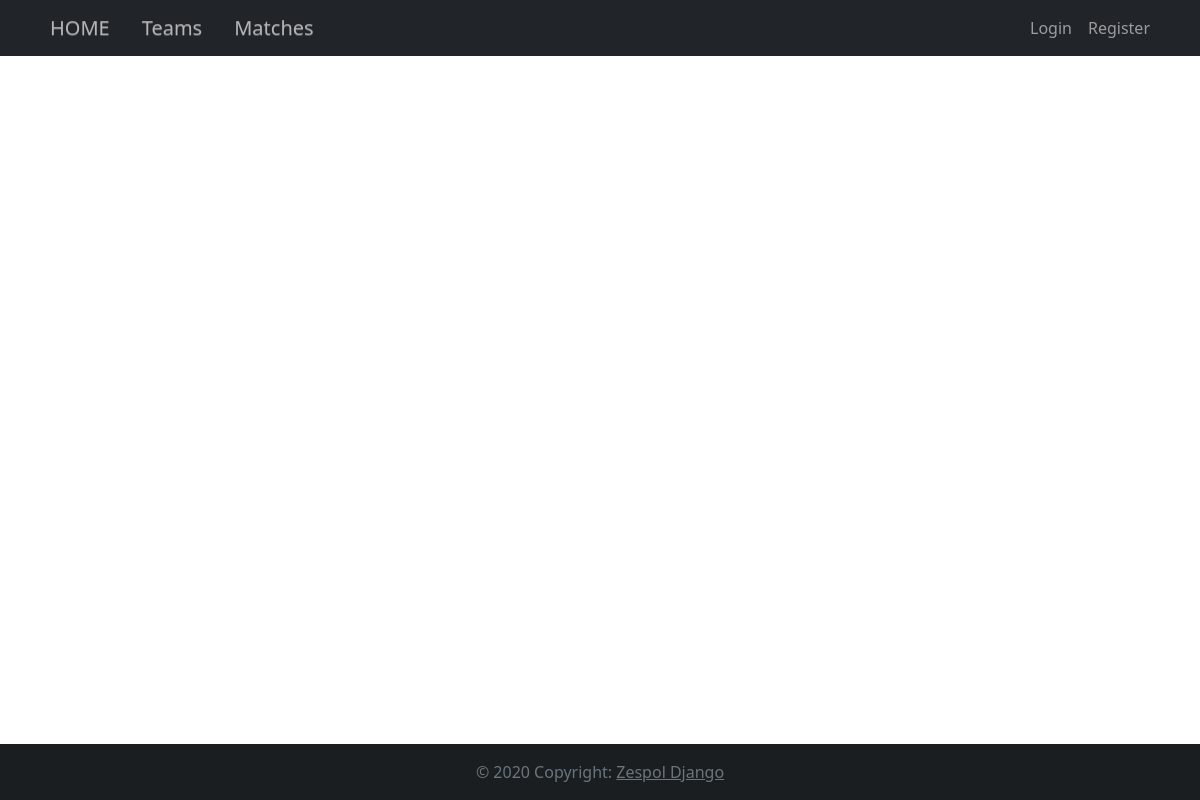
Page /match/ on the earlier database version.
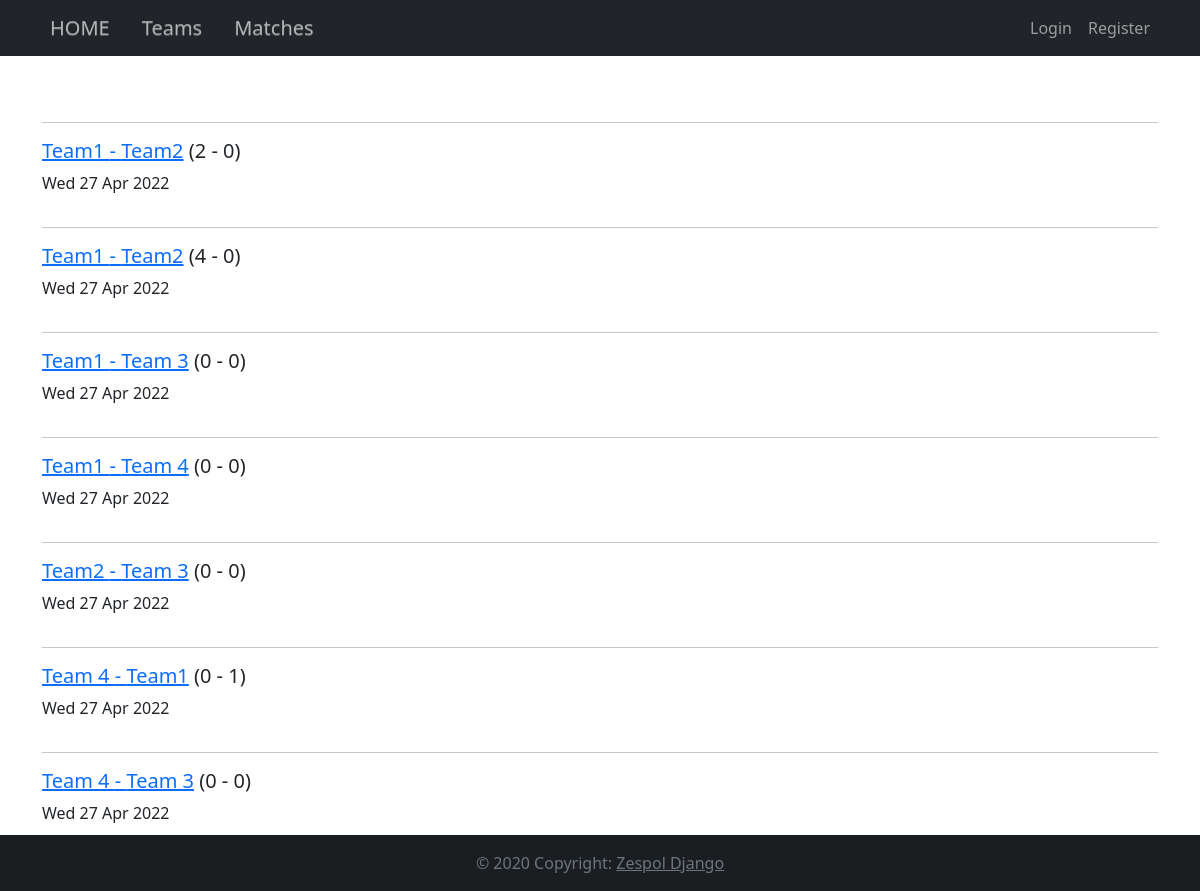
Same page on the later database version.
### football_league/models.py (models this page shows, shortened)
class Match(models.Model):
    host = models.ForeignKey(Team, on_delete=models.CASCADE, related_name="host")
    guest = models.ForeignKey(Team, on_delete=models.CASCADE, related_name="guest")
    round = models.ForeignKey(Round, on_delete=models.CASCADE)
    did_host_win = models.BooleanField(default=True)

class Team(models.Model):
    name = models.CharField(max_length=100, validators=[RegexValidator('^[a-zA-Z]+$', message="Only Letters")])
    league = models.ForeignKey(League, on_delete=models.CASCADE)
    def __str__(self):
        return self.name

class Round(models.Model):
    date = models.DateTimeField()
    league = models.ForeignKey(League, on_delete=models.CASCADE)

### football_league/views.py (the view)
# urls.py: path('match/', views.MatchIndexView.as_view(), name='match_index'),
class MatchIndexView(generic.ListView):
    template_name = 'football_league/Match/match_list.html'
    context_object_name = 'data'
    def get_queryset(self):
        match_list = Match.objects.all()
        match_results = []
        for match in match_list:
            result = getMatchResult(match)
            match_results.append("{} - {}".format(str(result['host']), str(result['guest'])))
        queryset = {'match_list': match_list,
                    'match_results': match_results}
        return queryset

### football_league/templatetags/index.py (called while the page is built)
@register.filter
def index(indexable, i):
    return indexable[i]

### football_league/views.py (called while the page is built)
def getMatchResult(match):
    stats = Statistic.objects.filter(Q(match=match))
    goals_host = 0
    goals_guest = 0
    for s in stats:
        if match.host == s.player.team:
            goals_host += s.goals
        else:
            goals_guest += s.goals
    return {'host': goals_host, 'guest': goals_guest}

### football_league/templates/football_league/Match/match_list.html (shortened to what this page needs)
{% extends 'football_league/base.html' %}
{% block content %}
{% load index %}
    {% for match in data.match_list %}
        <div class="match">
            <hr>
            <h5><a href="{% url 'football_league:match_detail' match.id %}">{{ match.host }} - {{ match.guest }}</a> ({{ data.match_results|index:forloop.counter0 }})</h5>
            <p>{{ match.round.date|date:"D d M Y"|linebreaksbr }}</p>
        </div>
    {% endfor %}
{% endblock %}

### football_league/templates/football_league/base.html (shortened to what this page needs)
<!DOCTYPE html>
<html lang="en">
{% load static %}
    <head>
        <link href="https://cdn.jsdelivr.net/npm/bootstrap@5.0.0-beta2/dist/css/bootstrap.min.css" rel="stylesheet"
>
        <link rel="stylesheet" href="//maxcdn.bootstrapcdn.com/bootstrap/3.2.0/css/bootstrap-theme.min.css">
        <link rel="stylesheet" type="text/css" href="{% static 'football_league/style.css' %}">
    </head>
    <nav class="navbar navbar-expand-lg navbar-dark bg-dark">
        <div class="container">
            <div class="navbar-nav nav">
                <a class="navbar-brand nav-link" href="{% url 'football_league:home' %}">HOME</a>
                <a class="navbar-brand nav-link" href="{% url 'football_league:team_index' %}">Teams</a>
                <a class="navbar-brand nav-link" href="{% url 'football_league:match_index' %}">Matches</a>
            </div>
            <div class="navbar-nav nav navbar-right">
                    {% if user.is_authenticated %}
                        <a class="nav-link" href="{% url 'logout' %}">Logout</a>
                    {% else %}
                        <a class="nav-link" href="{% url 'football_league:login' %}">Login</a>
                        <a class="nav-link" href="{% url 'football_league:register' %}">Register</a>
                    {% endif %}
            </div>
        </div>
    </nav>
    <body>
          <div class="container main-body">
            <div class="row">
                {% block content %}
                {% endblock %}
            </div>
        </div>
    <footer class="bg-dark text-center text-lg-start margin-top:auto mx-auto text-muted">
        <div class="fixed-bottom bg-dark">
  <div class="text-center p-3" style="background-color: rgba(0, 0, 0, 0.2);">
    © 2020 Copyright:
    <a class="text-muted">Zespol Django</a>
  </div>
        </div>
</footer>
    </body>
</html>

### football_league/static/football_league/style.css (style rules this page uses)
.main-body { height: 100%; padding-top: 50px; padding-bottom: 50px; font-family: "system-ui"; }

Differences in the rows shown:
added Match: host "Team1", guest "Team2", match_results|index "2 - 0", round "Wed 27 Apr 2022"
added Match: host "Team1", guest "Team2", match_results|index "4 - 0", round "Wed 27 Apr 2022"
added Match: host "Team1", guest "Team 3", match_results|index "0 - 0", round "Wed 27 Apr 2022"
added Match: host "Team1", guest "Team 4", match_results|index "0 - 0", round "Wed 27 Apr 2022"
added Match: host "Team2", guest "Team 3", match_results|index "0 - 0", round "Wed 27 Apr 2022"
added Match: host "Team 4", guest "Team1", match_results|index "0 - 1", round "Wed 27 Apr 2022"
added Match: host "Team 4", guest "Team 3", match_results|index "0 - 0", round "Wed 27 Apr 2022"
